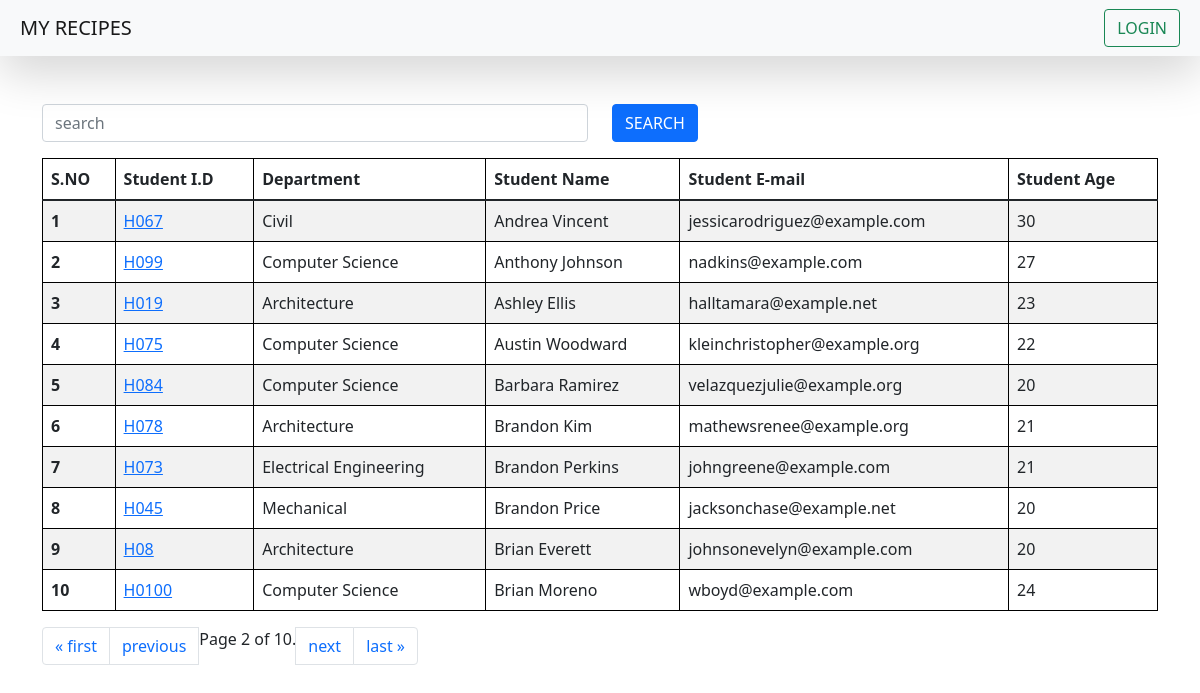
Screenshot of /students/?page=2 with the database file from the repository.
### vege/models.py (models this page shows, shortened)
class Student(models.Model):
    department = models.ForeignKey(Department,related_name="depart",on_delete=  models.CASCADE)
    studentid = models.OneToOneField(Studentid,related_name="stuid",on_delete=  models.SET_NULL,null = True)
    sname = models.CharField(max_length=100)
    semail = models.EmailField(unique=True)
    sage = models.IntegerField(default=18)
    saddress = models.TextField()
    is_deleted = models.BooleanField(default=False)
    objects = studentmanager()
    admin_objects = models.Manager()
    class Meta:
        ordering = ['sname','studentid']
        verbose_name = "student"

class Studentid(models.Model):
    studentid = models.CharField(max_length=100)
    def __str__(self) -> str:
        return self.studentid

class Department(models.Model):
    department = models.CharField(max_length=100)
    class Meta:
        ordering = ['department']

### vege/views.py (the view, shortened to what this page needs)
# urls.py: path('students/',get_student,name = "get_student"),
def get_student(req):
    queryset = Student.objects.all()
    paginator = Paginator(queryset, 10)
    page_number = req.GET.get("page",1)
    page_obj = paginator.get_page(page_number)
    return render(req,'students.html',{'queryset':page_obj})

### vege/models.py (called while the page is built)
    def get_queryset(self):
        return super().get_queryset().filter(is_deleted = False)

### vege/templates/students.html
{% extends "base.html" %}
{% block start %}
<div class = "container mt-5">
    <form class="mb-3">
    <div class="row">
        <div class="col-md-6">
            <input class="form-control" name = "search" placeholder="search">
        </div>
        <div class="col-md-6">
            <button class="btn btn-primary">SEARCH</button>
        </div>
    </div>
    </form>
    <table class="table table-striped">
        <thead>
        <tr>
          <th scope="col">S.NO</th>
          <th scope="col">Student I.D</th>
          <th scope="col">Department</th>
          <th scope="col">Student Name</th>
          <th scope="col">Student E-mail</th>
          <th scope="col">Student Age</th>
        </tr>
      </thead>
      <tbody>
        {% for student in queryset%}
        <tr>
          <th scope="row">{{forloop.counter}}</th>
          <td>
            <a href = "{% url 'seemarks' student.studentid %}">
              {{student.studentid}}
            </a>
          </td>
          <td>{{student.department.department}}</td>
          <td>{{student.sname}}</td>
          <td>{{student.semail}}</td>
          <td>{{student.sage}}</td>
        </tr>
        {% endfor%}
      </tbody>
    </table>
        <nav aria-label="Page navigation example">
          <ul class="pagination">
              {% if queryset.has_previous %}
              <li class="page-item"><a class="page-link" href="?page=1">&laquo; first</a></li>
              <li class="page-item"><a class="page-link" href="?page={{ queryset.previous_page_number }}">previous</a></li>
              {% endif %}
              <span class="current">
                  Page {{ queryset.number }} of {{ queryset.paginator.num_pages }}.
              </span>
              {% if queryset.has_next %}
              <li class="page-item"><a class="page-link" href="?page={{ queryset.next_page_number }}">next</a></li>
              <li class="page-item"><a class="page-link" href="?page={{ queryset.paginator.num_pages }}">last &raquo;</a></li>
              {% endif %}
      </ul>
        </nav>
</div>
{% endblock %}

### home/templates/base.html (style rules this page uses)
table, th, td { border: 1px solid black; }

### rows the page displays
Student: studentid "H067", department.department "Civil", sname "Andrea Vincent", semail "jessicarodriguez@example.com", sage "30"
Student: studentid "H099", department.department "Computer Science", sname "Anthony Johnson", semail "nadkins@example.com", sage "27"
Student: studentid "H019", department.department "Architecture", sname "Ashley Ellis", semail "halltamara@example.net", sage "23"
Student: studentid "H075", department.department "Computer Science", sname "Austin Woodward", semail "kleinchristopher@example.org", sage "22"
Student: studentid "H084", department.department "Computer Science", sname "Barbara Ramirez", semail "velazquezjulie@example.org", sage "20"
Student: studentid "H078", department.department "Architecture", sname "Brandon Kim", semail "mathewsrenee@example.org", sage "21"
Student: studentid "H073", department.department "Electrical Engineering", sname "Brandon Perkins", semail "johngreene@example.com", sage "21"
Student: studentid "H045", department.department "Mechanical", sname "Brandon Price", semail "jacksonchase@example.net", sage "20"
Student: studentid "H08", department.department "Architecture", sname "Brian Everett", semail "johnsonevelyn@example.com", sage "20"
Student: studentid "H0100", department.department "Computer Science", sname "Brian Moreno", semail "wboyd@example.com", sage "24"

### other values shown
{{ queryset.number }} "2"
{{ queryset.paginator.num_pages }} "10"
